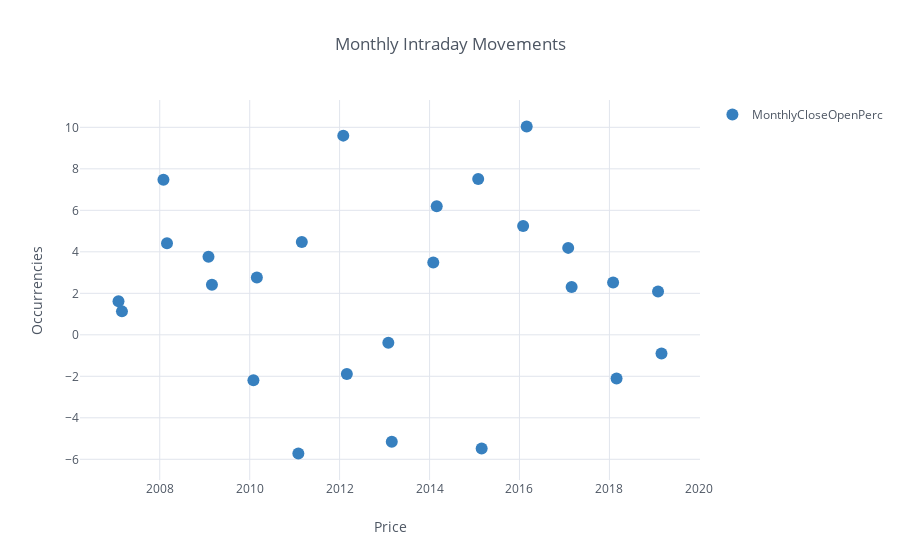

The notebook cell saved with this chart:
### Code cell
a = monthly[(monthly["Month"] < 3)]

a.MonthlyCloseOpenPerc.iplot(kind='scatter', mode = "markers", color = "blue", theme='white', showlegend = True,
                             title = "Monthly Intraday Movements", xTitle = "Price", yTitle = "Occurrencies")

### Figure 1 — Plotly figure (JSON) as saved in the notebook; plotly's stock layout.template omitted (floating-point values rounded to 4 significant figures)
{"data": [{"line": {"color": "rgba(55, 128, 191, 1.0)", "dash": "solid", "shape": "linear", "width": 1.3}, "marker": {"size": 12, "symbol": "circle"}, "mode": "markers", "name": "MonthlyCloseOpenPerc", "text": "", "type": "scatter", "uid": "025651c3-0294-435e-abe0-b641fffc6bef", "x": ["2007-01-31", "2007-02-28", "2008-01-31", "2008-02-29", "2009-01-31", "2009-02-28", "2010-01-31", "2010-02-28", "2011-01-31", "2011-02-28", "2012-01-31", "2012-02-29", "2013-01-31", "2013-02-28", "2014-01-31", "2014-02-28", "2015-01-31", "2015-02-28", "2016-01-31", "2016-02-29", "2017-01-31", "2017-02-28", "2018-01-31", "2018-02-28", "2019-01-31", "2019-02-28"], "y": [1.62, 1.13, 7.47, 4.41, 3.76, 2.41, -2.19, 2.76, -5.72, 4.47, 9.6, -1.89, -0.38, -5.15, 3.49, 6.2, 7.51, -5.48, 5.25, 10.04, 4.19, 2.3, 2.52, -2.11, 2.09, -0.9]}], "layout": {"legend": {"bgcolor": "#FFFFFF", "font": {"color": "#4D5663"}}, "paper_bgcolor": "#FFFFFF", "plot_bgcolor": "#FFFFFF", "showlegend": true, "title": {"font": {"color": "#4D5663"}, "text": "Monthly Intraday Movements"}, "xaxis": {"gridcolor": "#E1E5ED", "showgrid": true, "tickfont": {"color": "#4D5663"}, "title": {"font": {"color": "#4D5663"}, "text": "Price"}, "zerolinecolor": "#E1E5ED"}, "yaxis": {"gridcolor": "#E1E5ED", "showgrid": true, "tickfont": {"color": "#4D5663"}, "title": {"font": {"color": "#4D5663"}, "text": "Occurrencies"}, "zerolinecolor": "#E1E5ED"}}}
